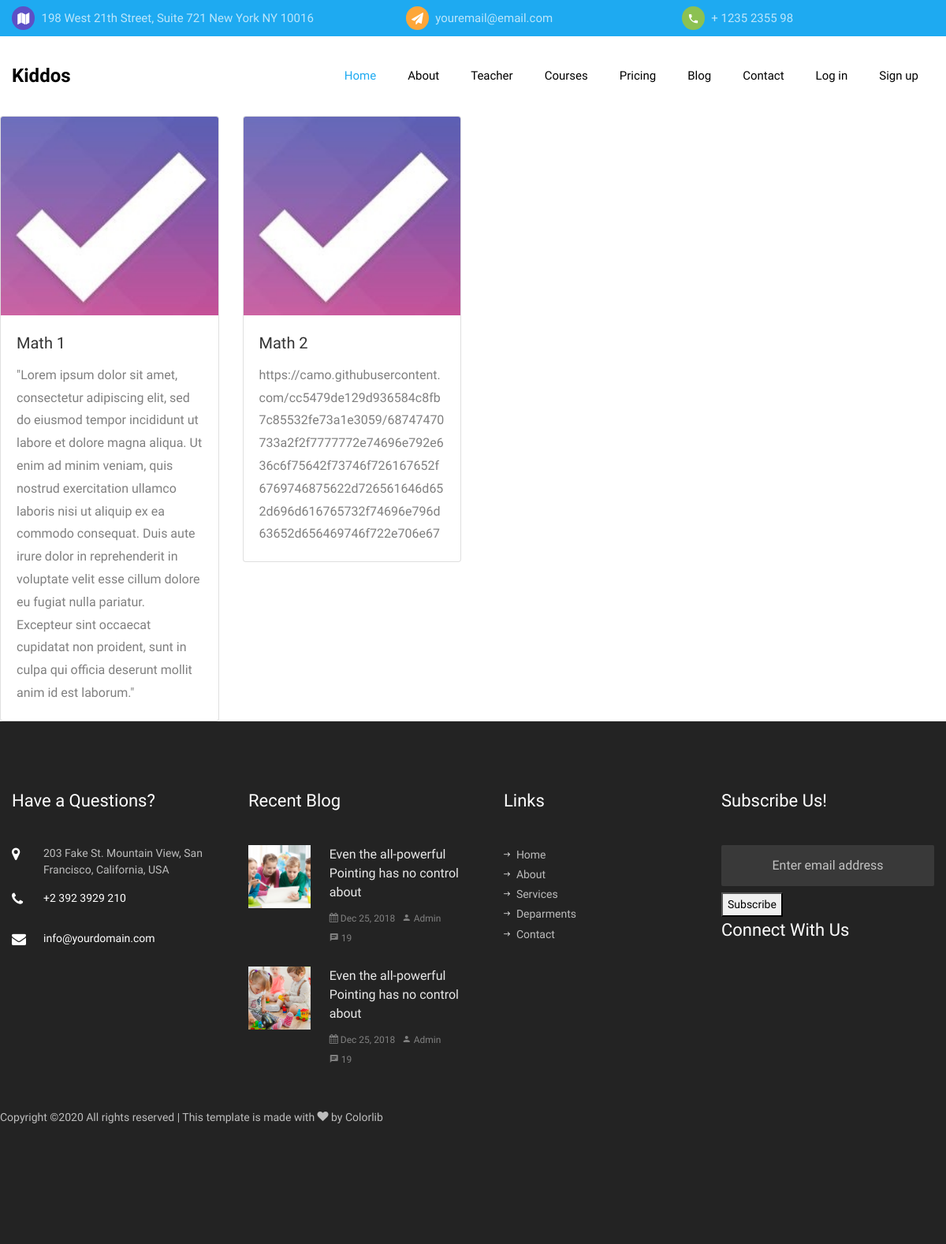
The app's page /courses/math/ with its own data.
### courses/models.py (models this page shows, shortened)
class Course(models.Model):
    title = models.CharField(max_length=30)
    overview = models.TextField()
    timestamp = models.DateTimeField(auto_now_add=True)
    comment_count = models.IntegerField(default=0)
    author = models.ForeignKey(Author, on_delete=models.CASCADE)
    thumbnail = models.ImageField()
    content = HTMLField()
    categories = models.ManyToManyField(Category)
    def get_absolute_url(self):
        return reverse('course_detail', kwargs={
                'course_id':self.id
        })

### courses/views.py (the view)
# urls.py: path('courses/math/', views.math, name="math"),
def math(request):
    course_list = Course.objects.filter(categories__title='Math')
    context = {
        'course_list':course_list
    }
    return render(request, 'math.html', context)

### templates/math.html
{% extends 'root.html' %}
{% block content %}
<div class="row">
{% for course in course_list %}
<div class="col-md-3">
<div class="card">
  <img class="card-img-top" src="{{ course.thumbnail.url }}" alt="Card image cap">
  <div class="card-body">
    <a href="{{ course.get_absolute_url }}"><h5 class="card-title">{{ course.title }}</h5></a>
    <p class="card-text">{{ course.overview }}</p>
  </div>
</div>
</div>
{% endfor %}
</div>
{% endblock content %}

### records on screen
Course: thumbnail (picture), title "Math 1", overview "\"Lorem ipsum dolor sit amet, consectetur adipiscing elit, sed do eiusmod tempor incididunt ut labore et dolore magna aliqua. Ut enim ad minim veniam, quis nostrud exercitation ullamco laboris nisi ut aliquip ex ea commodo consequat. Duis aute irure dolor in reprehenderit in voluptate velit esse cillum dolore eu fugiat nulla pariatur. Excepteur sint occaecat cupidatat non proident, sunt in culpa qui officia deserunt mollit anim id est laborum.\""
Course: thumbnail (picture), title "Math 2", overview "https://camo.githubusercontent.com/cc5479de129d936584c8fb7c85532fe73a1e3059/68747470733a2f2f7777772e74696e792e636c6f75642f73746f726167652f6769746875622d726561646d652d696d616765732f74696e796d63652d656469746f722e706e67"
